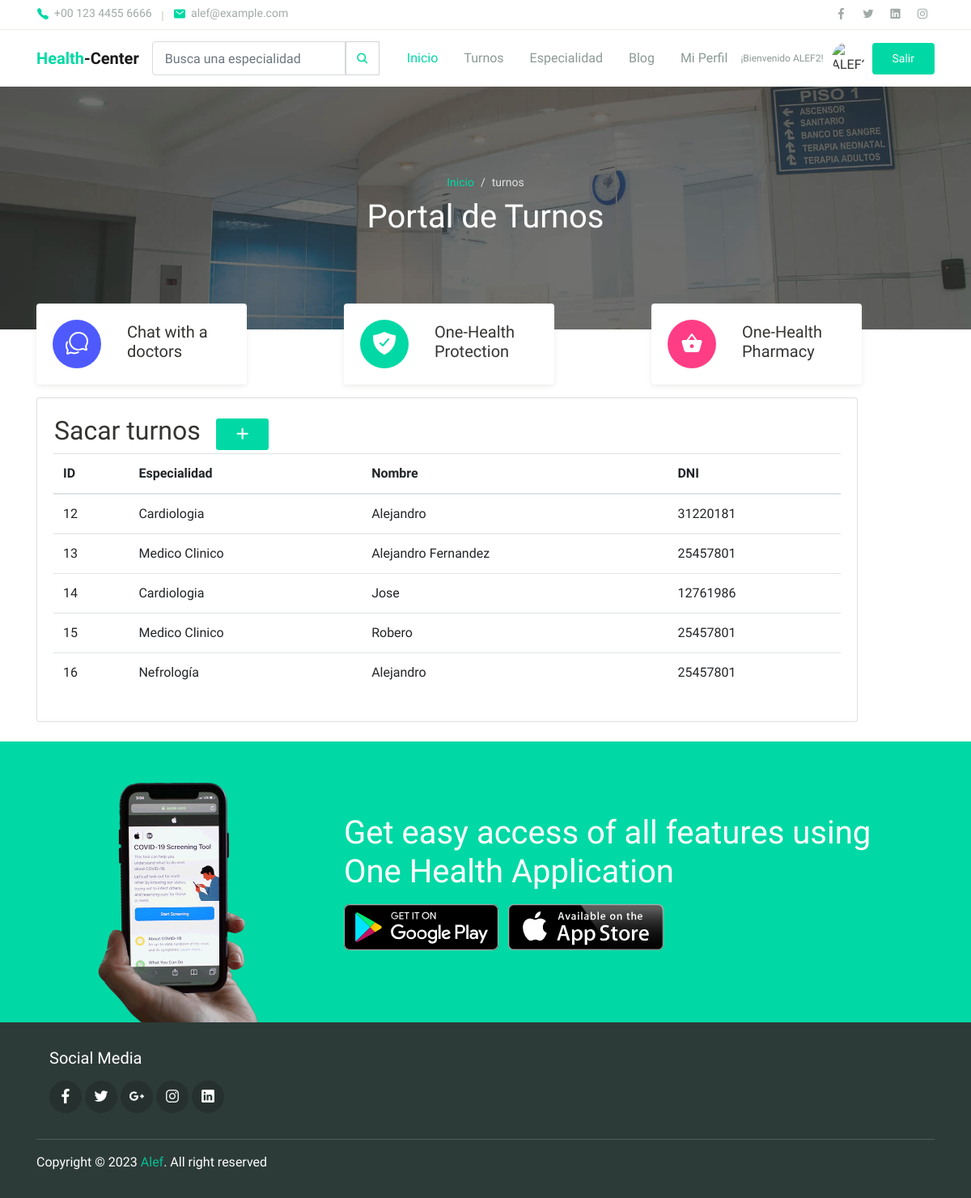
Page /aplicacion/turnos/ (signed in) on the earlier database version.
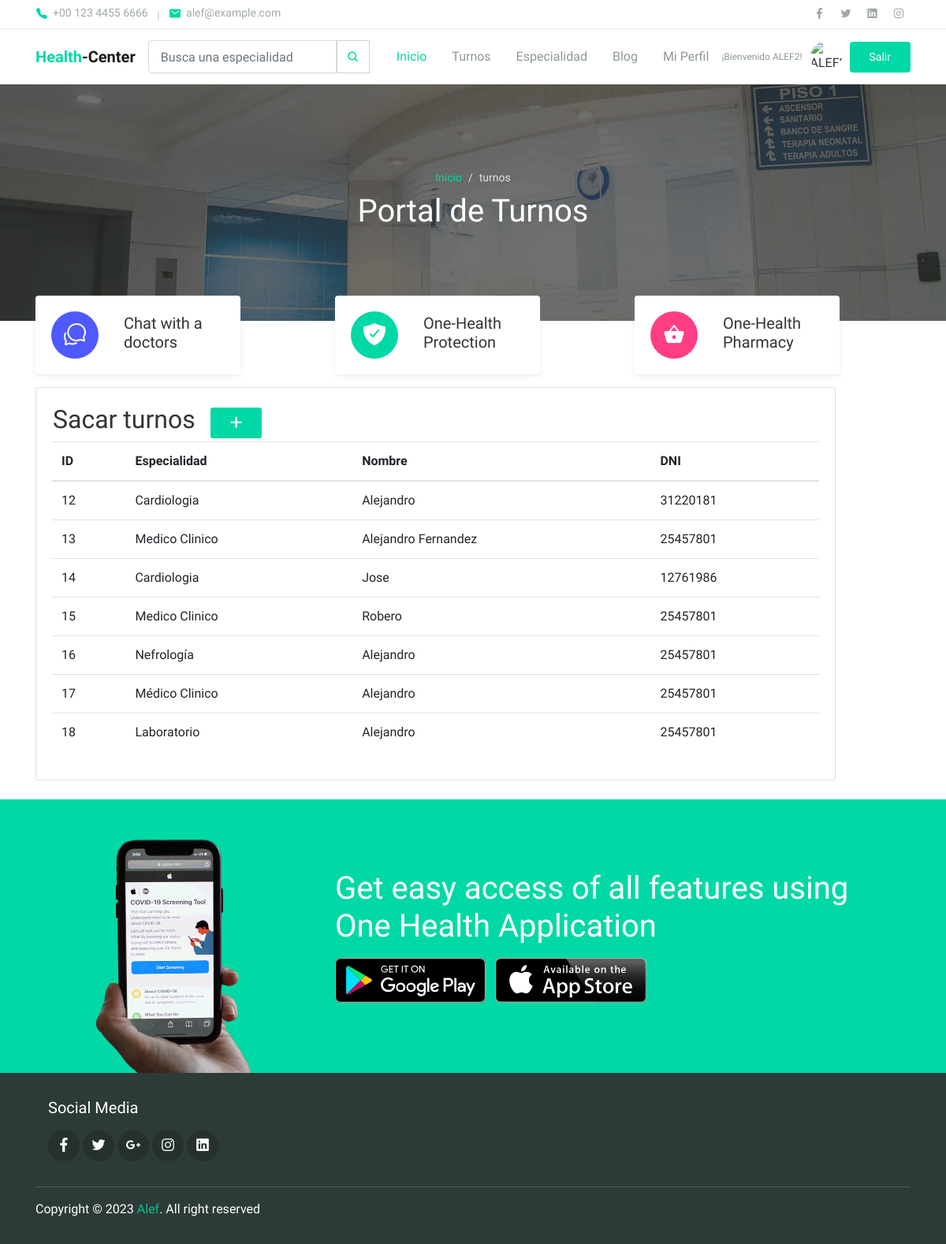
Same page on the later database version.
### aplicacion/models.py (models this page shows, shortened)
class Turno(models.Model):
    nombre = models.CharField(max_length=50)
    dni = models.IntegerField(null=False, blank=False)
    especialidad = models.CharField(max_length=50)

### aplicacion/views.py (the view)
# urls.py: path('turnos/', turnos, name="turnos"),
@login_required
def turnos(request):
    ctx = {"turnos": Turno.objects.all() }
    return render(request, "aplicacion/turnos.html", ctx)

### aplicacion/templates/aplicacion/turnos.html (shortened to what this page needs)
{% extends 'aplicacion/base.html' %}
{% load static %}
{% block contenido %}
<div class="page-banner overlay-dark bg-image" style="background-image: url('{% static "aplicacion/assets/img/bg_image_1.jpg" %}');">
    <div class="banner-section">
      <div class="container text-center wow fadeInUp">
        <nav aria-label="Breadcrumb">
          <ol class="breadcrumb breadcrumb-dark bg-transparent justify-content-center py-0 mb-2">
            <li class="breadcrumb-item"><a href="{% url 'inicio' %}">Inicio</a></li>
            <li class="breadcrumb-item active" aria-current="page">turnos</li>
          </ol>
        </nav>
        <h1 class="font-weight-normal">Portal de Turnos</h1>
      </div>
    </div>
  </div>
  <div class="page-section py-3 mt-md-n5 custom-index">
    <div class="container">
      <div class="row justify-content-center">
        <div class="col-md-4 py-3 py-md-0">
          <div class="card-service wow fadeInUp">
            <div class="circle-shape bg-secondary text-white">
              <span class="mai-chatbubbles-outline"></span>
            </div>
            <p><span>Chat</span> with a doctors</p>
          </div>
        </div>
        <div class="col-md-4 py-3 py-md-0">
          <div class="card-service wow fadeInUp">
            <div class="circle-shape bg-primary text-white">
              <span class="mai-shield-checkmark"></span>
            </div>
            <p><span>One</span>-Health Protection</p>
          </div>
        </div>
        <div class="col-md-4 py-3 py-md-0">
          <div class="card-service wow fadeInUp">
            <div class="circle-shape bg-accent text-white">
              <span class="mai-basket"></span>
            </div>
            <p><span>One</span>-Health Pharmacy</p>
          </div>
        </div>
      </div>
    </div>
  </div>
<div class="container">
    <div class="row">
        <div class="col-md-11 offset-md-0">
            <div class="card">
                <div class="card-body">
                    <table>
                        <tr>
                            <td width="200"><h2>Sacar turnos</h2></td>
                            <td>
                                <a href="{% url 'turnoForm' %}" class="btn btn-primary btn-sm">
                                    <i class="fas fa-plus fa-lg" title="Agregar"></i>
                                </a>
                            </td>
                        </tr>
                    </table>
                    <table class="table">
                        <thead>
                            <tr>
                                <th>ID</th>
                                <th>Especialidad</th>
                                <th>Nombre</th>
                                <th>DNI</th>
                            </tr>
                        </thead>
                        <tbody>
                            {% for turno in turnos %}
                            <tr>
                                <td>{{ turno.id }}</td>
                                <td>{{ turno.especialidad }}</td>
                                <td>{{ turno.nombre }}</td>
                                <td>{{ turno.dni }}</td>
                            </tr>
                            {% endfor %}
                        </tbody>
                    </table>
                </div>
            </div>
        </div>
    </div>
</div>
<br>
{% endblock contenido %}

Differences in the rows shown:
added Turno: id "17", especialidad "Médico Clinico", nombre "Alejandro", dni "25457801"
added Turno: id "18", especialidad "Laboratorio", nombre "Alejandro", dni "25457801"
